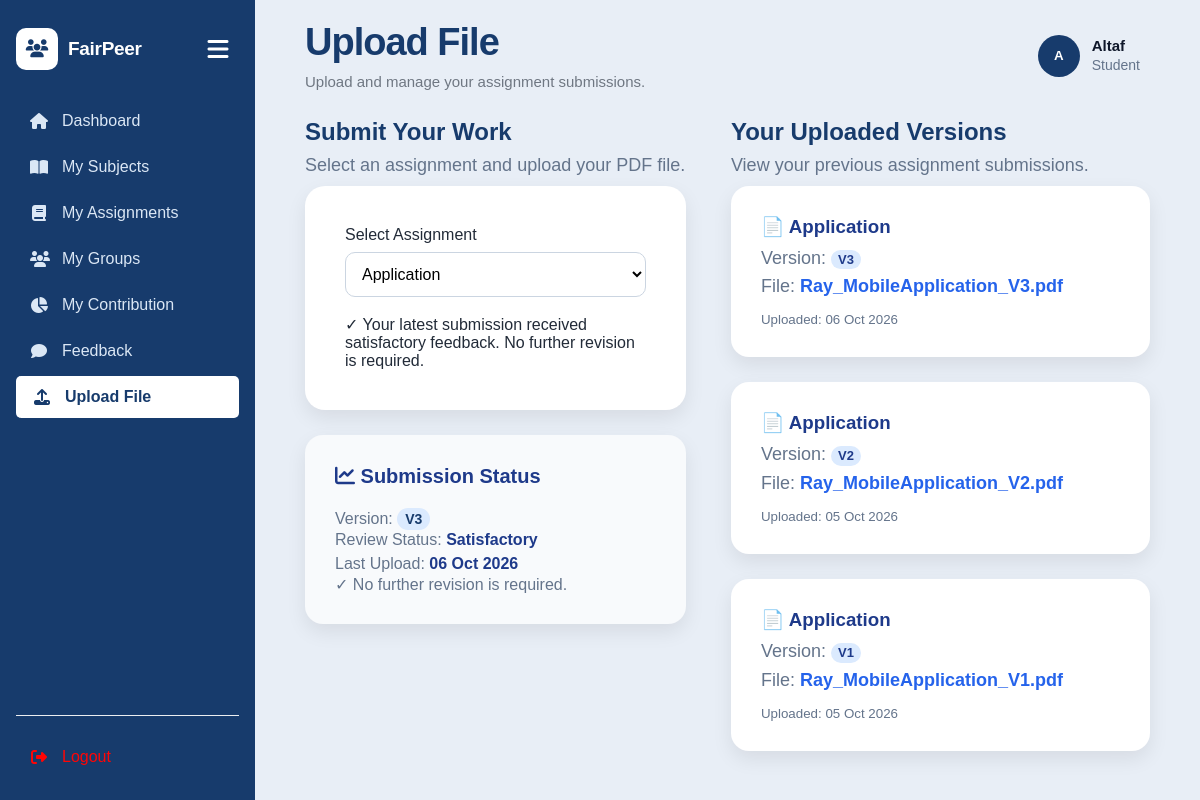
Page /student_upload.php (signed in) on the committed database.
### tables this page shows
CREATE TABLE `users` (
  `user_id` int(11) NOT NULL,
  `user_code` varchar(50) DEFAULT NULL,
  `full_name` varchar(100) NOT NULL,
  `nickname` varchar(100) DEFAULT NULL,
  `email` varchar(100) NOT NULL,
  `password` varchar(255) NOT NULL,
  `user_role` varchar(20) DEFAULT 'Student',
  `programme_code` varchar(20) DEFAULT NULL,
  `faculty_code` varchar(20) DEFAULT NULL,
  `semester` varchar(20) DEFAULT NULL,
  `section` varchar(20) DEFAULT NULL,
  `created_at` timestamp NULL DEFAULT current_timestamp()
);

CREATE TABLE `submissions` (
  `submission_id` int(11) NOT NULL,
  `user_id` int(11) NOT NULL,
  `task_id` int(11) DEFAULT NULL,
  `assignment_id` int(11) DEFAULT NULL,
  `title` varchar(255) NOT NULL,
  `file_name` varchar(255) NOT NULL,
  `file_path` varchar(255) NOT NULL,
  `version` varchar(20) DEFAULT 'V1',
  `uploaded_at` timestamp NOT NULL DEFAULT current_timestamp()
);

CREATE TABLE `feedback` (
  `feedback_id` int(11) NOT NULL,
  `group_id` int(11) NOT NULL,
  `submission_id` int(11) DEFAULT NULL,
  `sender_id` int(11) NOT NULL,
  `receiver_id` int(11) NOT NULL,
  `feedback_text` text NOT NULL,
  `review_decision` enum('satisfactory','revision_required') NOT NULL DEFAULT 'satisfactory',
  `created_at` timestamp NULL DEFAULT current_timestamp()
);

### student_upload.php (the view, shortened to what this page needs)
<?php
require_once "db.php";
$user_id = $_SESSION["user_id"];
$profileQuery = "SELECT
                    user_code,
                    full_name,
                    nickname,
                    email,
                    user_role,
                    programme_code,
                    semester,
                    section
                 FROM Users
                 WHERE user_id = ?";
$profileStmt = $conn->prepare($profileQuery);
$profileStmt->bind_param("i", $user_id);
$profileStmt->execute();
$profileResult = $profileStmt->get_result();
$profileUser = $profileResult->fetch_assoc();
$displayName = !empty($profileUser["nickname"])
    ? $profileUser["nickname"]
    : $profileUser["full_name"];
$profileInitial = strtoupper(substr($displayName, 0, 1));
$assignmentQuery = "
    SELECT DISTINCT
        a.assignment_id,
        a.title
    FROM assignments a
    INNER JOIN student_groups sg
        ON sg.assignment_id = a.assignment_id
    INNER JOIN group_members gm
        ON gm.group_id = sg.group_id
    WHERE gm.user_id = ?
    ORDER BY a.title ASC
";
$assignmentStmt = $conn->prepare($assignmentQuery);
$assignmentStmt->bind_param("i", $user_id);
$assignmentStmt->execute();
$assignmentResult = $assignmentStmt->get_result();
$assignments = [];
while ($row = $assignmentResult->fetch_assoc()) {
    $assignments[] = $row;
}
$selectedAssignmentId = 0;
if (isset($_GET["assignment_id"])) {
    $selectedAssignmentId =
        (int) $_GET["assignment_id"];
} elseif (isset($_POST["assignment_id"])) {
    $selectedAssignmentId =
        (int) $_POST["assignment_id"];
} elseif (!empty($assignments)) {
    $selectedAssignmentId =
        (int) $assignments[0]["assignment_id"];
}
$selectedAssignment = null;
foreach ($assignments as $assignment) {
    if (
        (int)$assignment["assignment_id"]
        === $selectedAssignmentId
    ) {
        $selectedAssignment = $assignment;
        break;
    }
}
$latestSubmission = null;
$reviewStatus = "No Submission";
$canUpload = false;
$nextVersion = "V1";
if ($selectedAssignment) {
    $latestQuery = "
        SELECT
            submission_id,
            title,
            file_name,
            file_path,
            version,
            uploaded_at
        FROM submissions
        WHERE user_id = ?
        AND assignment_id = ?
        ORDER BY submission_id DESC
        LIMIT 1
    ";
    $latestStmt = $conn->prepare($latestQuery);
    $latestStmt->bind_param(
        "ii",
        $user_id,
        $selectedAssignmentId
    );
    $latestStmt->execute();
    $latestResult = $latestStmt->get_result();
    $latestSubmission = $latestResult->fetch_assoc();
    if (!$latestSubmission) {
        $canUpload = true;
        $nextVersion = "V1";
        $reviewStatus = "No Submission";
    } else {
        $submissionId =
            (int)$latestSubmission["submission_id"];
        $feedbackQuery = "
            SELECT review_decision
            FROM feedback
            WHERE submission_id = ?
            AND receiver_id = ?
            ORDER BY feedback_id DESC
            LIMIT 1
        ";
        $feedbackStmt =
            $conn->prepare($feedbackQuery);
        $feedbackStmt->bind_param(
            "ii",
            $submissionId,
            $user_id
        );
        $feedbackStmt->execute();
        $feedbackResult =
            $feedbackStmt->get_result();
        if ($feedbackResult->num_rows === 0) {
            $reviewStatus = "Pending Review";
            $canUpload = false;
        } else {
            $feedbackRow =
                $feedbackResult->fetch_assoc();
            $reviewDecision =
                $feedbackRow["review_decision"];
            if (
                $reviewDecision ===
                "revision_required"
            ) {
                $reviewStatus =
                    "Revision Required";
                $canUpload = true;
                $currentVersion =
                    (int) substr(
                        $latestSubmission["version"],
                        1
                    );
                $nextVersion =
                    "V" . ($currentVersion + 1);
            } else {
                $reviewStatus =
                    "Satisfactory";
                $canUpload = false;
            }
        }
    }
}
$historyResult = null;
if ($selectedAssignment) {
    $historyQuery = "
        SELECT
            title,
            file_name,
            file_path,
            version,
            uploaded_at
        FROM submissions
        WHERE user_id = ?
        AND assignment_id = ?
        ORDER BY submission_id DESC
    ";
    $historyStmt =
        $conn->prepare($historyQuery);
    $historyStmt->bind_param(
        "ii",
        $user_id,
        $selectedAssignmentId
    );
    $historyStmt->execute();
    $historyResult =
        $historyStmt->get_result();
}
?>
<head>
<link rel="stylesheet" href="css/style.css">
<link rel="stylesheet" href="css/dashboard.css">
<link rel="stylesheet" href="css/upload.css">
<link rel="stylesheet" href="https://cdnjs.cloudflare.com/ajax/libs/font-awesome/6.5.1/css/all.min.css">
</head>
<body class="dashboard-body">
    <aside class="sidebar">
        <div class="sidebar-top">
            <div class="sidebar-logo">
                <div class="logo-icon">
                    <i class="fa-solid fa-users"></i>
                </div>
                <div class="logo-text">
                    <h2>FairPeer</h2>
                </div>
            </div>
            <button class="sidebar-toggle" id="sidebarToggle" type="button">
                <i class="fa-solid fa-bars"></i>
            </button>
        </div>
        <nav class="sidebar-menu">
            <a href="student_dashboard.php" class="menu-item">
                <i class="fa-solid fa-house"></i>
                <span>Dashboard</span>
            </a>
            <a href="student_subjects.php" class="menu-item">
                <i class="fa-solid fa-book-open"></i>
                <span>My Subjects</span>
            </a>
            <a href="student_assignments.php" class="menu-item">
                <i class="fa-solid fa-book"></i>
                <span>My Assignments</span>
            </a>
            <a href="student_groups.php" class="menu-item">
                <i class="fa-solid fa-users"></i>
                <span>My Groups</span>
            </a>
            <a href="student_contribution.php" class="menu-item">
                <i class="fa-solid fa-chart-pie"></i>
                <span>My Contribution</span>
            </a>
            <a href="student_feedback.php" class="menu-item">
                <i class="fa-solid fa-comment"></i>
                <span>Feedback</span>
            </a>
            <a href="student_upload.php" class="menu-item active">
                <i class="fa-solid fa-upload"></i>
                <span>Upload File</span>
            </a>
        </nav>
        <div class="sidebar-bottom">
            <a href="logout.php" class="menu-item logout">
                <i class="fa-solid fa-right-from-bracket"></i>
                <span>Logout</span>
            </a>
        </div>
    </aside>
<div class="upload-page">
    <header class="dashboard-header">
        <div class="welcome-area">
            <h1>Upload File</h1>
            <p>Upload and manage your assignment submissions.</p>
        </div>
        <button
            type="button"
            class="header-profile"
            id="openProfileModal">
            <div class="profile-avatar">
                <?php echo htmlspecialchars($profileInitial); ?>
            </div>
            <div class="profile-info">
                <strong>
                    <?php echo htmlspecialchars($displayName); ?>
                </strong>
                <span>Student</span>
            </div>
        </button>
    </header>
    <div class="upload-container">
        <div class="left-column">
            <div class="upload-heading">
                <h1>Submit Your Work</h1>
                <p>Select an assignment and upload your PDF file.</p>
            </div>
            <div class="upload-card">
                <form method="GET">
                    <label>Select Assignment</label>
                    <br>
                    <select
                        name="assignment_id"
                        onchange="this.form.submit()"
                        required>
                        <?php foreach ($assignments as $assignment): ?>
                            <option
                                value="<?php echo $assignment["assignment_id"]; ?>"
                                <?php
                                if (
                                    $selectedAssignmentId ==
                                    $assignment["assignment_id"]
                                ) {
                                    echo "selected";
                                }
                                ?>>
                                <?php
                                echo htmlspecialchars($assignment["title"]);
                                ?>
                            </option>
                        <?php endforeach; ?>
                    </select>
                </form>
                <?php if ($selectedAssignment): ?>
                    <br>
                    <?php if ($canUpload): ?>
                        <form
                            method="POST"
                            enctype="multipart/form-data">
                            <input
                                type="hidden"
                                name="assignment_id"
                                value="<?php echo $selectedAssignmentId; ?>">
                            <label>Choose PDF File</label>
                            <br>
                            <input
                                type="file"
                                name="file"
                                accept=".pdf"
                                required>
                            <br><br>
                            <button
                                type="submit"
                                name="upload_submission">
                                Upload
                                <?php echo htmlspecialchars($nextVersion); ?>
                            </button>
                        </form>
                    <?php elseif ($reviewStatus === "Satisfactory"): ?>
                        <p>
                            ✓ Your latest submission received satisfactory feedback.
                            No further revision is required.
                        </p>
                    <?php endif; ?>
                <?php endif; ?>
            </div>
            <div class="submission-status">
                <h3>
                    <i class="fa-solid fa-chart-line"></i>
                    Submission Status
                </h3>
                <?php if (!$selectedAssignment): ?>
                    <p>
                        Select an assignment to view its submission status.
                    </p>
                <?php elseif (!$latestSubmission): ?>
                    <p>No submission yet.</p>
                <?php else: ?>
<p class="uploaded-version-line">
    Version:
    <span class="uploaded-version-badge">
        <?php echo htmlspecialchars($latestSubmission["version"]); ?>
    </span>
</p>
                    <div class="status-item">
                        <span>Review Status:</span>
                        <strong>
                            <?php
                            echo htmlspecialchars($reviewStatus);
                            ?>
                        </strong>
                    </div>
                    <div class="status-item">
                        <span>Last Upload:</span>
                        <strong>
                            <?php
                            echo date("d M Y", strtotime($latestSubmission["uploaded_at"]));
                            ?>
                        </strong>
                    </div>
                    <?php if ($reviewStatus === "Revision Required"): ?>
                        <p class="revision-message">
                            Your leader requested changes.
                            Please review the feedback and upload
                            <?php echo htmlspecialchars($nextVersion); ?>.
                        </p>
                    <?php elseif ($reviewStatus === "Satisfactory"): ?>
                        <p>
                            ✓ No further revision is required.
                        </p>
                    <?php endif; ?>
                <?php endif; ?>
            </div>
        </div>
        <div class="version-heading">
            <h2>Your Uploaded Versions</h2>
            <p>
                View your previous assignment submissions.
            </p>
            <?php
            if (
                $historyResult &&
                $historyResult->num_rows > 0
            ):
            ?>
                <div class="version-list">
                    <?php
                    while (
                        $file =
                        $historyResult->fetch_assoc()):
                    ?>
                        <div class="version-card">
                            <h3>
                                📄
                                <?php echo htmlspecialchars($file["title"]);
                                ?>
                            </h3>
<p class="version-info">
    Version:
    <strong class="version-number"><?php echo htmlspecialchars($file["version"]); ?></strong>
</p>
<p class="file-info">
    File:
    <a href="<?php echo htmlspecialchars($file["file_path"]); ?>" target="_blank" class="file-name-link">
        <?php echo htmlspecialchars($file["file_name"]); ?>
    </a>
</p>                          <small>
                                Uploaded:
                                <?php
                                echo date("d M Y", strtotime( $file["uploaded_at"]));
                                ?>
                            </small>
                        </div>
                    <?php endwhile; ?>
                </div>
            <?php endif; ?>
        </div>
    </div>
</div>

### rows in the picture
users: nickname "A", nickname "Altaf"
submissions: version "V3", uploaded_at "06 Oct 2026", title "Application", file_name "Ray_MobileApplication_V3.pdf"
feedback: review_decision "Satisfactory"
submissions: title "Application", version "V2", file_name "Ray_MobileApplication_V2.pdf", uploaded_at "05 Oct 2026"
submissions: title "Application", version "V1", file_name "Ray_MobileApplication_V1.pdf", uploaded_at "05 Oct 2026"

### other values in the picture
form field assignment_id "Application"
